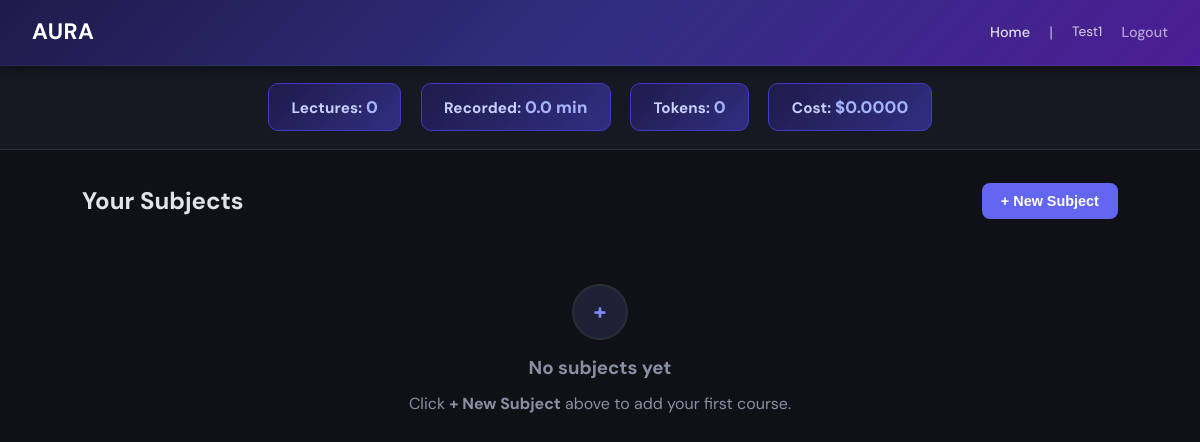
Page / (signed in) on the earlier database version.
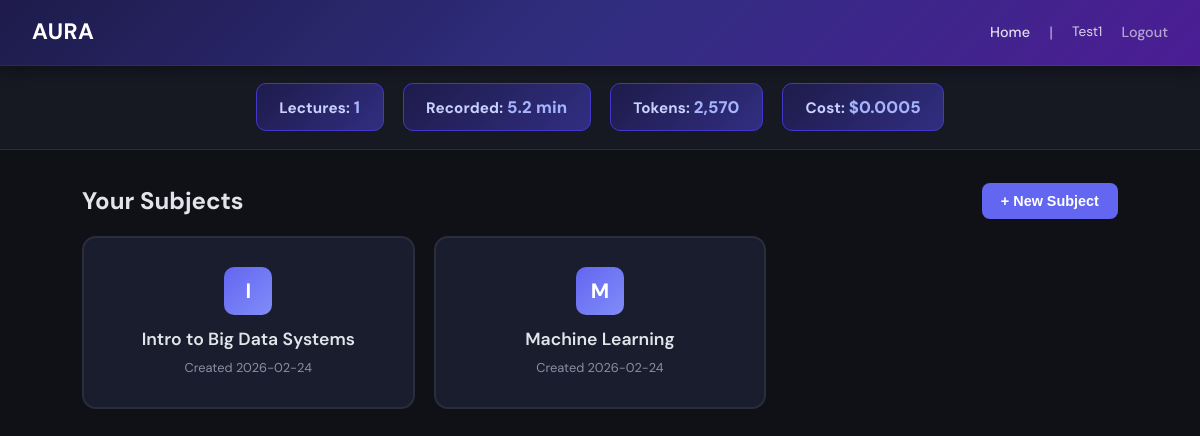
Same page on the later database version.
### tables this page shows
CREATE TABLE subjects (
                id            INTEGER PRIMARY KEY AUTOINCREMENT,
                user_id       INTEGER NOT NULL REFERENCES users(id),
                name          TEXT    NOT NULL,
                syllabus_path TEXT,
                created_at    TEXT    DEFAULT (datetime('now')),
                UNIQUE(user_id, name)
            );

### src/web.py (the view)
@app.route("/")
@_require_login
def home():
    user = _current_user()
    subjects = get_subjects(user["id"])
    stats = get_usage_stats(user["id"])
    return render_template("home.html", user=user, subjects=subjects, stats=stats)

### src/database.py (called while the page is built)
def _get_conn(db_path: Path = DB_PATH) -> sqlite3.Connection:
    conn = sqlite3.connect(str(db_path))
    conn.row_factory = sqlite3.Row
    conn.execute("PRAGMA journal_mode=WAL")
    conn.execute("PRAGMA foreign_keys=ON")
    return conn

@contextmanager
def get_db(db_path: Path = DB_PATH):
    conn = _get_conn(db_path)
    try:
        yield conn
        conn.commit()
    finally:
        conn.close()

def get_subjects(user_id: int) -> list[dict]:
    with get_db() as conn:
        rows = conn.execute(
            "SELECT * FROM subjects WHERE user_id = ? ORDER BY name", (user_id,)
        ).fetchall()
        return [dict(r) for r in rows]

### src/web.py (called while the page is built)
def _current_user() -> dict | None:
    return session.get("user")

def _require_login(f):
    from functools import wraps
    @wraps(f)
    def decorated(*args, **kwargs):
        if not _current_user():
            return redirect(url_for("login"))
        return f(*args, **kwargs)
    return decorated

### src/templates/home.html (shortened to what this page needs)
{% extends "base.html" %}
{% block body %}
<nav class="navbar">
    <div class="brand">AURA</div>
    <div class="nav-links">
        <a href="{{ url_for('home') }}">Home</a>
        <span style="opacity:0.6;">|</span>
        <span style="font-size:0.85rem; opacity:0.8;">{{ user.username }}</span>
        <a href="{{ url_for('logout') }}" style="opacity:0.7;">Logout</a>
    </div>
</nav>
<div class="stats-bar">
    <div class="stat-chip">Lectures: <span class="val">{{ stats.total_lectures }}</span></div>
    <div class="stat-chip">Recorded: <span class="val">{{ "%.1f"|format(stats.total_duration / 60) }} min</span></div>
    <div class="stat-chip">Tokens: <span class="val">{{ "{:,}".format(stats.total_prompt_tokens + stats.total_completion_tokens) }}</span></div>
    <div class="stat-chip">Cost: <span class="val">${{ "%.4f"|format(stats.total_cost) }}</span></div>
</div>
<div class="container">
    <div class="flex justify-between items-center mb-2">
        <h2>Your Subjects</h2>
        <button class="btn btn-primary" onclick="document.getElementById('add-form').classList.toggle('hidden')">+ New Subject</button>
    </div>
    {% if subjects %}
    <div class="subject-grid">
        {% for s in subjects %}
        <a href="{{ url_for('subject_detail', subject_id=s.id) }}" style="text-decoration:none; color:inherit;">
            <div class="subject-card">
                <div class="icon">{{ s.name[:1] | upper }}</div>
                <div class="name">{{ s.name }}</div>
                <div class="meta">Created {{ s.created_at[:10] }}</div>
            </div>
        </a>
        {% endfor %}
    </div>
    {% else %}
    <div class="empty-state">
        <div class="icon">+</div>
        <h3>No subjects yet</h3>
        <p>Click <strong>+ New Subject</strong> above to add your first course.</p>
    </div>
    {% endif %}
</div>
{% endblock %}

### src/templates/base.html (shortened to what this page needs)
<!DOCTYPE html>
<html lang="en">
<head>
</head>
<body>
    {% block body %}{% endblock %}
</body>
</html>

### src/templates/base.html (style rules this page uses)
*, *::before, *::after { box-sizing: border-box; margin: 0; padding: 0; }
body { font-family: 'DM Sans', -apple-system, BlinkMacSystemFont, sans-serif; background: #0f1117; color: #e2e4e9; line-height: 1.6; min-height: 100vh; }
a { color: #818cf8; text-decoration: none; }
.navbar { background: linear-gradient(135deg, #1e1b4b 0%, #312e81 50%, #4c1d95 100%); padding: 0.9rem 2rem; display: flex; align-items: center; justify-content: space-between; color: white; position: sticky; top: 0; z-index: 100; box-shadow: 0 2px 16px rgba(0,0,0,0.4); border-bottom: 1px solid rgba(255,255,255,0.06); }
.navbar .brand { font-size: 1.4rem; font-weight: 700; display: flex; align-items: center; gap: 0.5rem; letter-spacing: 0.02em; }
.navbar .nav-links { display: flex; align-items: center; gap: 1.2rem; }
.navbar a { color: rgba(255,255,255,0.85); font-weight: 500; font-size: 0.9rem; }
.stats-bar { display: flex; justify-content: center; gap: 1.2rem; padding: 1.1rem 2rem; background: #161822; border-bottom: 1px solid #2a2d3a; flex-wrap: wrap; }
.stat-chip { background: linear-gradient(135deg, #1e1b4b 0%, #312e81 100%); border: 1px solid #4338ca; border-radius: 10px; padding: 0.6rem 1.4rem; font-size: 0.95rem; font-weight: 700; color: #c7d2fe; letter-spacing: 0.01em; }
.stat-chip .val { font-weight: 800; color: #a5b4fc; font-size: 1.05rem; }
.container { max-width: 1100px; margin: 0 auto; padding: 2rem; }
.subject-grid { display: grid; grid-template-columns: repeat(auto-fill, minmax(260px, 1fr)); gap: 1.2rem; }
.subject-card { background: #1a1d2e; border: 2px solid #2a2d3a; border-radius: 14px; padding: 1.8rem; text-align: center; cursor: pointer; transition: all 0.2s; }
.subject-card .icon { width: 48px; height: 48px; border-radius: 10px; background: linear-gradient(135deg, #6366f1, #818cf8); color: white; font-size: 1.3rem; font-weight: 700; display: inline-flex; align-items: center; justify-content: center; margin: 0 auto 0.6rem; }
.subject-card .name { font-size: 1.1rem; font-weight: 600; color: #e2e4e9; }
.subject-card .meta { font-size: 0.8rem; color: #8b8fa3; margin-top: 0.3rem; }
.btn { display: inline-flex; align-items: center; gap: 0.4rem; padding: 0.6rem 1.2rem; border: none; border-radius: 8px; font-size: 0.9rem; font-weight: 600; cursor: pointer; transition: all 0.2s; text-decoration: none; }
.btn-primary { background: #6366f1; color: white; }
.mb-2 { margin-bottom: 1rem; }
.flex { display: flex; }
.items-center { align-items: center; }
.justify-between { justify-content: space-between; }

Differences in the rows shown:
added subjects: name "I", name "Intro to Big Data Systems", created_at "2026-02-24"
added subjects: name "M", name "Machine Learning", created_at "2026-02-24"
Other differences:
{{ stats.total_lectures }}: "0" → "1"
{{ "%.1f"|format(stats.total_duration / 60) }}: "0.0" → "5.2"
{{ "%.4f"|format(stats.total_cost) }}: "0.0000" → "0.0005"
text no longer shown: "0 + No subjects yet Click + New Subject above to add your first course."
text now shown: "2,570"
